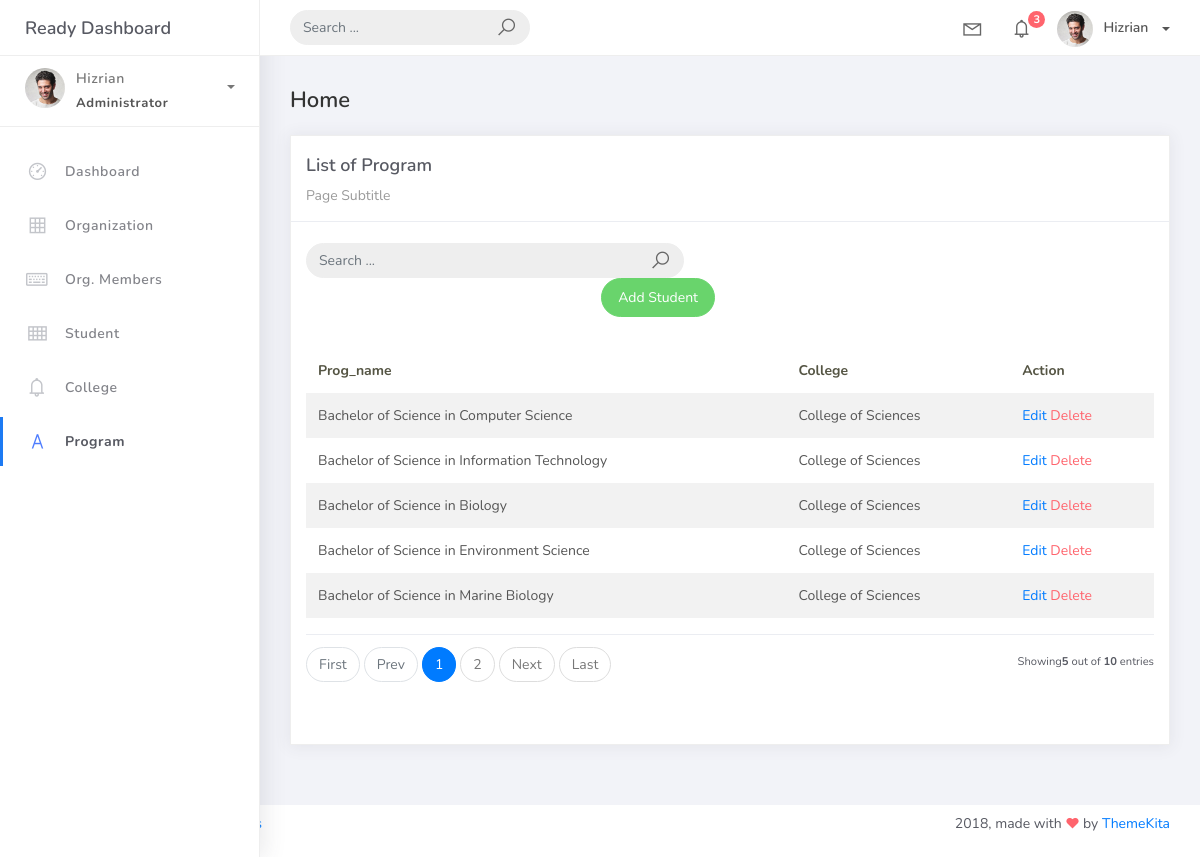
The page /program_list on the database its author committed.
### studentorg/models.py (models this page shows, shortened)
class BaseModel(models.Model):
    created_at = models.DateTimeField(auto_now_add=True, db_index=True)
    updated_at = models.DateTimeField(auto_now=True)
    class Meta:
        abstract = True

class Program (BaseModel):
    prog_name = models.CharField(max_length=150)
    college = models.ForeignKey(College, on_delete=models.CASCADE)

class College (BaseModel):
    college_name = models.CharField(max_length=150)
    def __str__(self):
        return self.college_name

### studentorg/views.py (the view)
# urls.py: path('program_list', ProgramList.as_view(), name="program-list"),
class ProgramList(ListView):
    model = Program
    context_object_name = "program"
    template_name = "program_list.html"
    paginate_by = 5
    def get_queryset(self, *args, **kwargs):
        qs = super(ProgramList, self).get_queryset(*args, **kwargs)
        if self.request.GET.get('q') != None:
            query = self.request.GET.get('q')
            qs = qs.filter(Q(prog_name__icontains=query) | Q(college__college_name__icontains=query))
        return qs

### templates/program_list.html
{% extends 'base.html' %}
{% load static %}
{% block content %}
<div class="content">
    <div class="container-fluid">
        <h4 class="page-title">Home</h4>
        <div class="row">
            <div class="col-md-12">
                <div class="card">
                    <div class="card-header">
                        <div class="card-title">List of Program</div>
                        <div class="card-category">Page Subtitle</div>
                    </div>
                    <br />
                    <div class="col-md-12 row">
                        <div class="col-md-6">
                            <form class="navbar-left navbar-form nav-search mr-md-3" action="{% url 'program-list' %}">
                                <div class="input-group">
                                    <input type="text" placeholder="Search ..." class="form-control" name="q" />
                                    <div class="input-group-append">
                                        <span class="input-group-text">
                                            <i class="la la-search search-icon"></i>
                                        </span>
                                    </div>
                                </div>
                            </form>
                        </div>
                    </div>
                    <div class="col-md-6">
                        <div class="pull-right">
                            <a href="{% url 'program-add' %}" class="btn btn-success btn-rounded">Add Student</a>
                        </div>
                    </div>
                    <div class="card-body">
                        <table class="table table-striped mt-3">
                            <thead>
                                <tr>
                                    <th scope="col">Prog_name</th>
                                    <th scope="col">College</th>
                                    <th scope="col">Action</th>
                                </tr>
                            </thead>
                            <tbody>
                                {% for programs in program %}
                                <tr>
                                    <td>{{ programs.prog_name }}</td>
                                    <td>{{ programs.college }}</td>
                                    <td>
                                        <a href="/program_list/{{ programs.id }}">Edit</a>
                                        <a href="/program_list/{{ programs.id }}/delete" class="text-danger">Delete</a>
                                    </td>
                                </tr>
                                {% empty %}
                                <tr>
                                    <td colspan="4" style="text-align: center">
                                        <p class="text-sm font-weight-bold mb-0">No Records Found</p>
                                    </td>
                                </tr>
                                {% endfor %}
                            </tbody>
                        </table>
                        {% include 'includes/pagination.html' %}
                    </div>
                </div>
            </div>
        </div>
    </div>
</div>
{% endblock %}

### rows shown on the page
Program: prog_name "Bachelor of Science in Computer Science", college "College of Sciences"
Program: prog_name "Bachelor of Science in Information Technology", college "College of Sciences"
Program: prog_name "Bachelor of Science in Biology", college "College of Sciences"
Program: prog_name "Bachelor of Science in Environment Science", college "College of Sciences"
Program: prog_name "Bachelor of Science in Marine Biology", college "College of Sciences"

### other values the page prints
{{ page_num }} "1"
{{ page_num }} "2"
{{ object_list.count }} "5"
{{ paginator.count }} "10"
